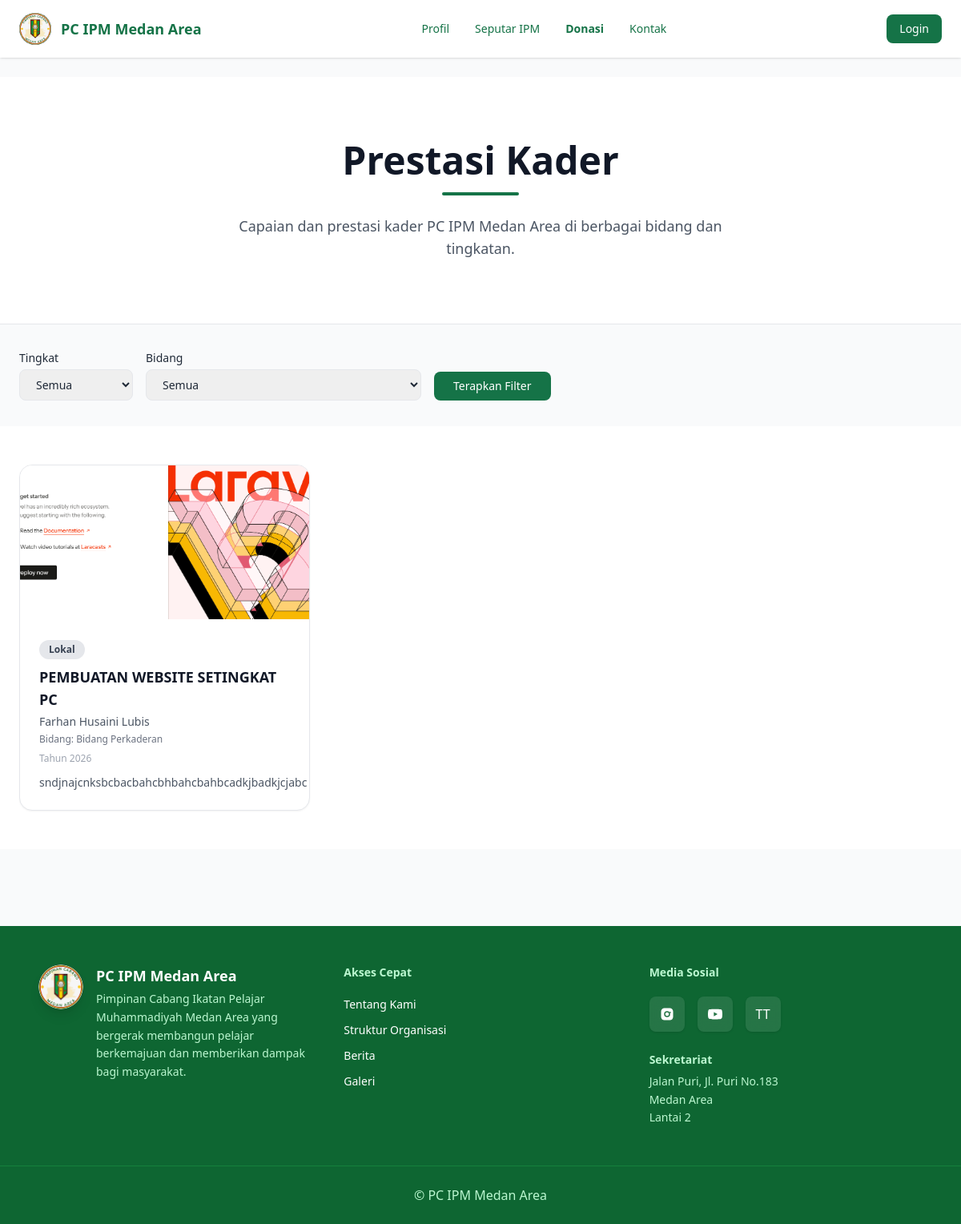
The page /prestasi/ on the database its author committed.
### blog/models.py (models this page shows, shortened)
class Prestasi(models.Model):
    nama = models.CharField(max_length=150)
    bidang = models.ForeignKey(
        Bidang,
        on_delete=models.SET_NULL,
        null=True,
        blank=True
    )
    capaian = models.CharField(max_length=200)
    foto = models.ImageField(upload_to='prestasi/', blank=True, null=True)
    tingkat = models.CharField(
        max_length=30,
        choices=[
            ('lokal', 'Lokal'),
            ('daerah', 'Daerah'),
            ('nasional', 'Nasional'),
            ('internasional', 'Internasional'),
        ]
    )
    tahun = models.PositiveIntegerField()
    keterangan = models.TextField(blank=True)
    class Meta:
        ordering = ['-tahun']

class Bidang(models.Model):
    nama = models.CharField(max_length=100)
    slug = models.SlugField(unique=True)
    deskripsi = models.TextField(blank=True)
    foto = models.ImageField(
        upload_to='bidang/',
        blank=True,
        null=True
    )

### blog/views_public.py (the view)
# urls.py: path('prestasi/', views_public.prestasi, name='prestasi'),
def prestasi(request):
    qs = Prestasi.objects.select_related(
        'bidang'
    ).order_by('-tahun')
    paginator = Paginator(qs, 8)
    page_obj = paginator.get_page(
        request.GET.get('page')
    )
    return render(
        request,
        'public/Seputar_ipmmera/prestasikader.html',
        {
            'page_obj': page_obj,
            'bidang_list': Bidang.objects.all(),
        }
    )

### blog/context_processors.py (called while the page is built)
def global_user_role(request):
    user = request.user
    return {
        'is_editor': (
            user.is_authenticated and
            user.groups.filter(name__in=['Dewa', 'admin']).exists()
        ),
        'is_dewa': (
            user.is_authenticated and
            user.groups.filter(name='Dewa').exists()
        ),
    }

### templates/public/Seputar_ipmmera/prestasikader.html (shortened to what this page needs)
{% extends "public/base_public.html" %}
{% load static %}
{% block content %}
<section class="bg-white border-b">
  <div class="max-w-7xl mx-auto px-6 py-20 text-center">
    <h1 class="text-4xl md:text-5xl font-extrabold text-gray-900 mb-4">
      Prestasi Kader
    </h1>
    <div class="w-24 h-1 bg-[#157347] mx-auto mb-6 rounded"></div>
    <p class="max-w-2xl mx-auto text-gray-600 text-base md:text-lg">
      Capaian dan prestasi kader PC IPM Medan Area di berbagai bidang dan tingkatan.
    </p>
  </div>
</section>
<section class="bg-gray-50">
  <div class="max-w-7xl mx-auto px-6 py-8">
    <form method="get" class="flex flex-col md:flex-row gap-4 md:items-end">
      <div>
        <label class="block text-sm font-medium mb-1">Tingkat</label>
        <select name="tingkat"
                class="border rounded-lg px-4 py-2 text-sm w-full">
          <option value="">Semua</option>
        </select>
      </div>
      <div>
        <label class="block text-sm font-medium mb-1">Bidang</label>
        <select name="bidang"
                class="border rounded-lg px-4 py-2 text-sm w-full">
          <option value="">Semua</option>
        </select>
      </div>
      <div>
        <button
          type="submit"
          class="bg-[#157347] hover:bg-[#145A32] text-white px-6 py-2 rounded-lg text-sm font-medium">
          Terapkan Filter
        </button>
      </div>
    </form>
  </div>
</section>
<section class="bg-white">
  <div class="max-w-7xl mx-auto px-6 py-12">
    {% if page_obj %}
    <div class="grid grid-cols-1 sm:grid-cols-2 lg:grid-cols-3 gap-8">
      {% for p in page_obj %}
      <div class="bg-white border rounded-2xl shadow-sm hover:shadow-md transition overflow-hidden">
        {% if p.foto %}
        <img src="{{ p.foto.url }}"
             alt="{{ p.capaian }}"
             class="w-full h-48 object-cover">
        {% else %}
        <div class="h-48 bg-gray-100 flex items-center justify-center text-gray-400 text-sm">
          Tidak ada foto
        </div>
        {% endif %}
        <div class="p-6">
          <span class="inline-block mb-2 text-xs font-semibold px-3 py-1 rounded-full
            {% if p.tingkat == 'lokal' %}bg-gray-200 text-gray-700{% endif %}
          ">
            {{ p.get_tingkat_display }}
          </span>
          <h3 class="text-lg font-semibold text-gray-900 mb-1">
            {{ p.capaian }}
          </h3>
          <p class="text-sm text-gray-600">
            {{ p.nama }}
          </p>
          {% if p.bidang %}
          <p class="text-xs text-gray-500 mt-1">
            Bidang: {{ p.bidang.nama }}
          </p>
          {% endif %}
          <p class="text-xs text-gray-400 mt-2">
            Tahun {{ p.tahun }}
          </p>
          {% if p.keterangan %}
          <p class="text-sm text-gray-600 mt-3">
            {{ p.keterangan }}
          </p>
          {% endif %}
        </div>
      </div>
      {% endfor %}
    </div>
    {% else %}
      <div class="text-center text-gray-500 py-16">
        Belum ada data prestasi.
      </div>
    {% endif %}
  </div>
</section>
{% endblock %}

### templates/public/base_public.html (style rules this page uses)
html { scroll-behavior: smooth; }

### rows shown on the page
Prestasi: foto (picture), tingkat "Lokal", capaian "PEMBUATAN WEBSITE SETINGKAT PC", nama "Farhan Husaini Lubis", bidang.nama "Bidang Perkaderan", tahun "2026", keterangan "sndjnajcnksbcbacbahcbhbahcbahbcadkjbadkjcjabc"
